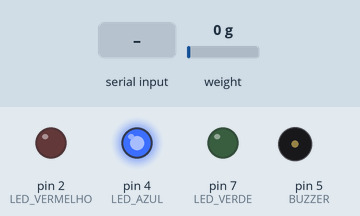
The sketch below on a simulated Arduino Uno, built with avr-gcc and run on an emulated ATmega328P. On the bench: output pins drawn as LEDs (lit = HIGH), buzzer (waves = sounding). The inputs (shaded band) are chosen by the test bench; at power-on: weight on the scale 0 g. Pins used as bus, display or sensor lines are not drawn; what the sketch prints to the serial monitor is not drawn.

Above: at 3.7 s.
3.8 s: "S" received over Serial
At 4.3 s:
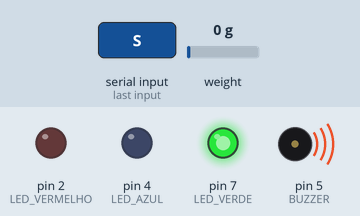
6.0 s: "E" received over Serial
At 6.6 s:
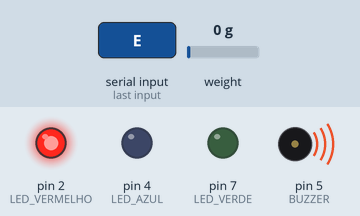
Timing chart, 0 to 9.0 s (numbered marks = the images above; inputs shaded):
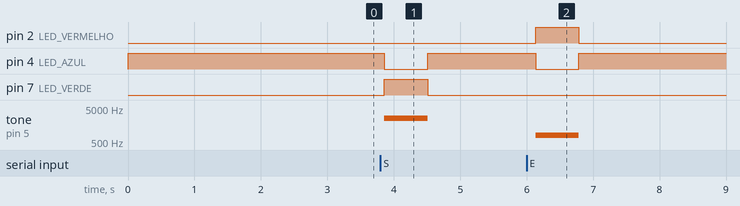

Measured:
- after the input at 3.8 s, pin 4 (LED_AZUL): HIGH → LOW after 0.06 s, → HIGH 0.65 s later; pin 7 (LED_VERDE): LOW → HIGH after 0.06 s, → LOW 0.65 s later; tone on pin 5 (BUZZER): silent → 2500 Hz after 0.06 s, → silent 0.65 s later
- after the input at 6.0 s, pin 2 (LED_VERMELHO): LOW → HIGH after 0.13 s, → LOW 0.65 s later; pin 4 (LED_AZUL): HIGH → LOW after 0.13 s, → HIGH 0.65 s later; tone on pin 5 (BUZZER): silent → 800 Hz after 0.13 s, → silent 0.65 s later

The sketch:

RFID_CARTAO_TAG_SISTEMA.ino
```cpp
#include <SPI.h>
#include <MFRC522.h>
#include "HX711.h"

// ============================
// CONFIGURAÇÕES: PINOS DE STATUS
// ============================
const int LED_VERMELHO = 2;
const int LED_VERDE = 7;
const int LED_AZUL = 4;
const int BUZZER = 5;

// ============================
// CONFIGURAÇÕES: RFID
// ============================
#define SS_PIN 10
#define RST_PIN 9

MFRC522 rfid(SS_PIN, RST_PIN);

char ultimoUID[32] = "";
unsigned long ultimoTempo = 0;
const unsigned long intervaloLeitura = 300; // Debounce do RFID (3 segundos)

// ============================
// CONFIGURAÇÕES: BALANÇA
// ============================
#define DT A1
#define SCK A0

HX711 escala;

const char* ID_COMPARTIMENTO = "COMPARTIMENTO_1";
const float FATOR_CALIBRACAO = -272046.87;
const float TOLERANCIA = 0.01;

#define AMOSTRAS 3
#define ESTABILIDADE 4

// Timeout máximo (ms) que aceitamos esperar pelo HX711 no boot.
// Se estourar, seguimos sem balança em vez de travar o setup().
const unsigned long TIMEOUT_BALANCA = 1000;

bool balancaDisponivel = false; // true somente se o HX711 respondeu no boot

float ultimoPesoEstavel = 0;
float ultimoPesoEnviado = 0;
int contadorEstavel = 0;

unsigned long tempoUltimaLeituraBalanca = 0;
const unsigned long intervaloBalanca = 200;

// Reconexão a quente: tenta reativar a balança periodicamente
// caso ela seja conectada depois do boot.
unsigned long tempoUltimaTentativaReconexao = 0;
const unsigned long intervaloReconexao = 5000;

// Controle de falha real (evita falso positivo pelo ciclo natural do HX711,
// que fica "não pronto" boa parte do tempo entre conversões).
unsigned long tempoUltimoReadyBalanca = 0;
const unsigned long timeoutFalhaBalanca = 2000; // 2s sem resposta = falha real

// ============================
// FEEDBACK NÃO-BLOQUEANTE (LED + BUZZER)
// ============================
// Estado único de feedback, usado tanto pelos comandos do agente ('S'/'E')
// quanto, futuramente, por qualquer lógica local (ex: validação de peso).
enum EstadoFeedback { FEEDBACK_OCIOSO, FEEDBACK_SUCESSO, FEEDBACK_ERRO };

EstadoFeedback estadoFeedback = FEEDBACK_OCIOSO;
unsigned long inicioFeedback = 0;
const unsigned long duracaoFeedback = 400; // ms — ajuste aqui se quiser mais curto/longo

// Dispara o feedback visual/sonoro sem travar o loop().
void iniciarFeedback(bool sucesso)
{
    digitalWrite(LED_AZUL, LOW);

    if (sucesso)
    {
        digitalWrite(LED_VERDE, HIGH);
        digitalWrite(LED_VERMELHO, LOW);
        tone(BUZZER, 2500);
        estadoFeedback = FEEDBACK_SUCESSO;
    }
    else
    {
        digitalWrite(LED_VERMELHO, HIGH);
        digitalWrite(LED_VERDE, LOW);
        tone(BUZZER, 800);
        estadoFeedback = FEEDBACK_ERRO;
    }

    inicioFeedback = millis();
}

// Deve ser chamada a cada loop(). Encerra o feedback sozinho quando o
// tempo configurado (duracaoFeedback) passar, sem usar delay().
void atualizarFeedback()
{
    if (estadoFeedback == FEEDBACK_OCIOSO)
        return;

    if (millis() - inicioFeedback >= duracaoFeedback)
    {
        noTone(BUZZER);
        estadoFeedback = FEEDBACK_OCIOSO;
        mostrarEspera();
    }
}

// ============================
// SETUP
// ============================
void setup()
{
    Serial.begin(9600);

    // Inicializa Pinos de Status
    pinMode(LED_VERMELHO, OUTPUT);
    pinMode(LED_VERDE, OUTPUT);
    pinMode(LED_AZUL, OUTPUT);
    pinMode(BUZZER, OUTPUT);

    mostrarEspera();

    inicializarRFID();
    inicializarBalanca();

    Serial.println("Sistema iniciado.");
}

// ============================
// LOOP PRINCIPAL (Puro, sem travar sensores)
// ============================
void loop()
{
    // Escuta comandos do Python em background
    verificarComandosAgente();

    // Atualiza/encerra o feedback visual sem bloquear nada
    atualizarFeedback();

    lerRFID();

    if (balancaDisponivel) {
        lerBalanca();
    } else {
        tentarReconectarBalanca();
    }
}

// ============================
// PROCESSAMENTO DO AGENTE PYTHON
// ============================
void verificarComandosAgente()
{
    if (Serial.available() > 0)
    {
        char comando = Serial.read();

        // Limpa qualquer sujeira ou caractere extra ('\n', '\r') do buffer imediatamente
        while (Serial.available() > 0) {
            Serial.read();
        }

        if (comando == 'S')
        {
            iniciarFeedback(true);
        }
        else if (comando == 'E')
        {
            iniciarFeedback(false);
        }
    }
}

void mostrarEspera() {
    digitalWrite(LED_VERMELHO, LOW);
    digitalWrite(LED_VERDE, LOW);
    digitalWrite(LED_AZUL, HIGH);
    noTone(BUZZER);
}

// ============================
// IMPLEMENTAÇÃO: RFID
// ============================
void inicializarRFID()
{
    SPI.begin();
    rfid.PCD_Init();
    delay(4);
    Serial.println("RFID iniciado.");
}

void lerRFID()
{
    if (!rfid.PICC_IsNewCardPresent())
        return;

    if (!rfid.PICC_ReadCardSerial())
        return;

    char uidAtual[32] = "";

    for (byte i = 0; i < rfid.uid.size; i++)
    {
        char buffer[4];
        sprintf(buffer, "%02X", rfid.uid.uidByte[i]);
        strcat(uidAtual, buffer);
    }

    if (strcmp(uidAtual, ultimoUID) == 0 &&
        millis() - ultimoTempo < intervaloLeitura)
    {
        rfid.PICC_HaltA();
        rfid.PCD_StopCrypto1();
        return;
    }

    strcpy(ultimoUID, uidAtual);
    ultimoTempo = millis();

    Serial.print("UID:");
    Serial.println(uidAtual);

    rfid.PICC_HaltA();
    rfid.PCD_StopCrypto1();
}

// ============================
// IMPLEMENTAÇÃO: BALANÇA
// ============================

// Espera o HX711 ficar pronto, mas com timeout — nunca trava o setup().
bool aguardarBalancaPronta(unsigned long timeoutMs)
{
    unsigned long inicio = millis();
    while (!escala.is_ready())
    {
        if (millis() - inicio >= timeoutMs)
            return false;
        delay(10);
    }
    return true;
}

void inicializarBalanca()
{
    escala.begin(DT, SCK);
    escala.set_scale(FATOR_CALIBRACAO);

    if (aguardarBalancaPronta(TIMEOUT_BALANCA))
    {
        escala.tare(20);
        ultimoPesoEstavel = escala.get_units(5);
        balancaDisponivel = true;
        tempoUltimoReadyBalanca = millis();
        Serial.println("Balança iniciada.");
    }
    else
    {
        ultimoPesoEstavel = 0.0;
        balancaDisponivel = false;
        Serial.println("Balança não detectada — seguindo sem ela.");
    }

    ultimoPesoEnviado = ultimoPesoEstavel;
}

// Tenta reativar a balança em background, sem bloquear o loop.
// Só reage se o HX711 já estiver pronto NA HORA (sem espera ativa).
void tentarReconectarBalanca()
{
    if (millis() - tempoUltimaTentativaReconexao < intervaloReconexao)
        return;

    tempoUltimaTentativaReconexao = millis();

    if (escala.is_ready())
    {
        escala.tare(20);
        ultimoPesoEstavel = escala.get_units(5);
        ultimoPesoEnviado = ultimoPesoEstavel;
        contadorEstavel = 0;
        balancaDisponivel = true;
        tempoUltimoReadyBalanca = millis();
        Serial.println("Balança reconectada e recalibrada.");
    }
}

float lerPesoFiltrado()
{
    if (escala.is_ready())
    {
        return escala.get_units(AMOSTRAS);
    }
    return ultimoPesoEstavel;
}

void lerBalanca()
{
    // O HX711 fica "não pronto" boa parte do tempo entre conversões —
    // isso é normal e NÃO significa falha. Só desativamos se ficar
    // um tempo mínimo (timeoutFalhaBalanca) sem nunca responder.
    if (!escala.is_ready())
    {
        if (millis() - tempoUltimoReadyBalanca >= timeoutFalhaBalanca)
        {
            balancaDisponivel = false;
            Serial.println("Balança parou de responder — desativando temporariamente.");
        }
        return;
    }

    tempoUltimoReadyBalanca = millis(); // sensor respondeu, reseta o timeout de falha

    if (millis() - tempoUltimaLeituraBalanca < intervaloBalanca)
    {
        return;
    }
    tempoUltimaLeituraBalanca = millis();

    float pesoAtual = lerPesoFiltrado();

    if (abs(pesoAtual - ultimoPesoEstavel) < TOLERANCIA)
    {
        contadorEstavel++;

        if (contadorEstavel < ESTABILIDADE)
            return;

        if (abs(pesoAtual - ultimoPesoEnviado) < TOLERANCIA)
            return;

        ultimoPesoEnviado = pesoAtual;
        enviarPeso(pesoAtual);
    }
    else
    {
        contadorEstavel = 0;
        ultimoPesoEstavel = pesoAtual;
    }
}

void enviarPeso(float peso)
{
    Serial.print("ID:");
    Serial.print(ID_COMPARTIMENTO);
    Serial.print(";PESO:");
    Serial.println(peso, 3);
}
```
